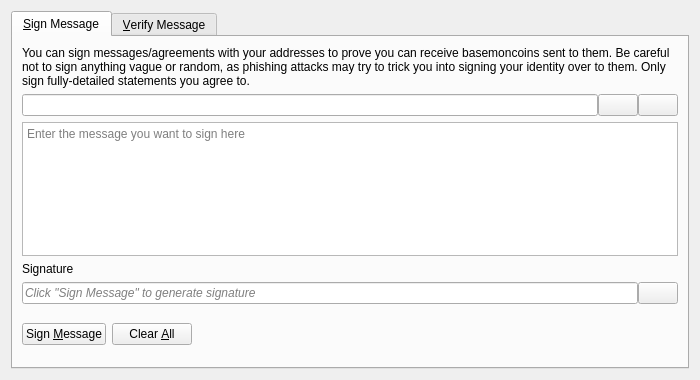
<?xml version="1.0" encoding="UTF-8"?>
<ui version="4.0">
 <class>SignVerifyMessageDialog</class>
 <widget class="QDialog" name="SignVerifyMessageDialog">
  <property name="geometry">
   <rect>
    <x>0</x>
    <y>0</y>
    <width>700</width>
    <height>380</height>
   </rect>
  </property>
  <property name="windowTitle">
   <string>Signatures - Sign / Verify a Message</string>
  </property>
  <property name="modal">
   <bool>true</bool>
  </property>
  <layout class="QVBoxLayout" name="verticalLayout">
   <item>
    <widget class="QTabWidget" name="tabWidget">
     <property name="currentIndex">
      <number>0</number>
     </property>
     <widget class="QWidget" name="tabSignMessage">
      <attribute name="title">
       <string>&amp;Sign Message</string>
      </attribute>
      <layout class="QVBoxLayout" name="verticalLayout_SM">
       <item>
        <widget class="QLabel" name="infoLabel_SM">
         <property name="text">
          <string>You can sign messages/agreements with your addresses to prove you can receive basemoncoins sent to them. Be careful not to sign anything vague or random, as phishing attacks may try to trick you into signing your identity over to them. Only sign fully-detailed statements you agree to.</string>
         </property>
         <property name="textFormat">
          <enum>Qt::PlainText</enum>
         </property>
         <property name="wordWrap">
          <bool>true</bool>
         </property>
        </widget>
       </item>
       <item>
        <layout class="QHBoxLayout" name="horizontalLayout_1_SM">
         <property name="spacing">
          <number>0</number>
         </property>
         <item>
          <widget class="QValidatedLineEdit" name="addressIn_SM">
           <property name="toolTip">
            <string>The Basemoncoin address to sign the message with</string>
           </property>
          </widget>
         </item>
         <item>
          <widget class="QPushButton" name="addressBookButton_SM">
           <property name="toolTip">
            <string>Choose previously used address</string>
           </property>
           <property name="text">
            <string/>
           </property>
           <property name="icon">
            <iconset resource="../basemoncoin.qrc">
             <normaloff>:/icons/address-book</normaloff>:/icons/address-book</iconset>
           </property>
           <property name="shortcut">
            <string>Alt+A</string>
           </property>
           <property name="autoDefault">
            <bool>false</bool>
           </property>
          </widget>
         </item>
         <item>
          <widget class="QPushButton" name="pasteButton_SM">
           <property name="toolTip">
            <string>Paste address from clipboard</string>
           </property>
           <property name="text">
            <string/>
           </property>
           <property name="icon">
            <iconset resource="../basemoncoin.qrc">
             <normaloff>:/icons/editpaste</normaloff>:/icons/editpaste</iconset>
           </property>
           <property name="shortcut">
            <string>Alt+P</string>
           </property>
           <property name="autoDefault">
            <bool>false</bool>
           </property>
          </widget>
         </item>
        </layout>
       </item>
       <item>
        <widget class="QPlainTextEdit" name="messageIn_SM">
         <property name="toolTip">
          <string>Enter the message you want to sign here</string>
         </property>
         <property name="placeholderText">
          <string>Enter the message you want to sign here</string>
         </property>
        </widget>
       </item>
       <item>
        <widget class="QLabel" name="signatureLabel_SM">
         <property name="text">
          <string>Signature</string>
         </property>
         <property name="textFormat">
          <enum>Qt::PlainText</enum>
         </property>
        </widget>
       </item>
       <item>
        <layout class="QHBoxLayout" name="horizontalLayout_2_SM">
         <property name="spacing">
          <number>0</number>
         </property>
         <item>
          <widget class="QLineEdit" name="signatureOut_SM">
           <property name="placeholderText">
            <string>Click "Sign Message" to generate signature</string>
           </property>
           <property name="font">
            <font>
             <italic>true</italic>
            </font>
           </property>
           <property name="readOnly">
            <bool>true</bool>
           </property>
          </widget>
         </item>
         <item>
          <widget class="QPushButton" name="copySignatureButton_SM">
           <property name="toolTip">
            <string>Copy the current signature to the system clipboard</string>
           </property>
           <property name="text">
            <string/>
           </property>
           <property name="icon">
            <iconset resource="../basemoncoin.qrc">
             <normaloff>:/icons/editcopy</normaloff>:/icons/editcopy</iconset>
           </property>
           <property name="autoDefault">
            <bool>false</bool>
           </property>
          </widget>
         </item>
        </layout>
       </item>
       <item>
        <layout class="QHBoxLayout" name="horizontalLayout_3_SM">
         <item>
          <widget class="QPushButton" name="signMessageButton_SM">
           <property name="toolTip">
            <string>Sign the message to prove you own this Basemoncoin address</string>
           </property>
           <property name="text">
            <string>Sign &amp;Message</string>
           </property>
           <property name="icon">
            <iconset resource="../basemoncoin.qrc">
             <normaloff>:/icons/edit</normaloff>:/icons/edit</iconset>
           </property>
           <property name="autoDefault">
            <bool>false</bool>
           </property>
          </widget>
         </item>
         <item>
          <widget class="QPushButton" name="clearButton_SM">
           <property name="toolTip">
            <string>Reset all sign message fields</string>
           </property>
           <property name="text">
            <string>Clear &amp;All</string>
           </property>
           <property name="icon">
            <iconset resource="../basemoncoin.qrc">
             <normaloff>:/icons/remove</normaloff>:/icons/remove</iconset>
           </property>
           <property name="autoDefault">
            <bool>false</bool>
           </property>
          </widget>
         </item>
         <item>
          <spacer name="horizontalSpacer_1_SM">
           <property name="orientation">
            <enum>Qt::Horizontal</enum>
           </property>
           <property name="sizeHint" stdset="0">
            <size>
             <width>40</width>
             <height>48</height>
            </size>
           </property>
          </spacer>
         </item>
         <item>
          <widget class="QLabel" name="statusLabel_SM">
           <property name="font">
            <font>
             <weight>75</weight>
             <bold>true</bold>
            </font>
           </property>
           <property name="text">
            <string/>
           </property>
           <property name="wordWrap">
            <bool>true</bool>
           </property>
          </widget>
         </item>
         <item>
          <spacer name="horizontalSpacer_2_SM">
           <property name="orientation">
            <enum>Qt::Horizontal</enum>
           </property>
           <property name="sizeHint" stdset="0">
            <size>
             <width>40</width>
             <height>48</height>
            </size>
           </property>
          </spacer>
         </item>
        </layout>
       </item>
      </layout>
     </widget>
     <widget class="QWidget" name="tabVerifyMessage">
      <attribute name="title">
       <string>&amp;Verify Message</string>
      </attribute>
      <layout class="QVBoxLayout" name="verticalLayout_VM">
       <item>
        <widget class="QLabel" name="infoLabel_VM">
         <property name="text">
          <string>Enter the receiver's address, message (ensure you copy line breaks, spaces, tabs, etc. exactly) and signature below to verify the message. Be careful not to read more into the signature than what is in the signed message itself, to avoid being tricked by a man-in-the-middle attack. Note that this only proves the signing party receives with the address, it cannot prove sendership of any transaction!</string>
         </property>
         <property name="textFormat">
          <enum>Qt::PlainText</enum>
         </property>
         <property name="alignment">
          <set>Qt::AlignLeading|Qt::AlignLeft|Qt::AlignTop</set>
         </property>
         <property name="wordWrap">
          <bool>true</bool>
         </property>
        </widget>
       </item>
       <item>
        <layout class="QHBoxLayout" name="horizontalLayout_1_VM">
         <property name="spacing">
          <number>0</number>
         </property>
         <item>
          <widget class="QValidatedLineEdit" name="addressIn_VM">
           <property name="toolTip">
            <string>The Basemoncoin address the message was signed with</string>
           </property>
          </widget>
         </item>
         <item>
          <widget class="QPushButton" name="addressBookButton_VM">
           <property name="toolTip">
            <string>Choose previously used address</string>
           </property>
           <property name="text">
            <string/>
           </property>
           <property name="icon">
            <iconset resource="../basemoncoin.qrc">
             <normaloff>:/icons/address-book</normaloff>:/icons/address-book</iconset>
           </property>
           <property name="shortcut">
            <string>Alt+A</string>
           </property>
           <property name="autoDefault">
            <bool>false</bool>
           </property>
          </widget>
         </item>
        </layout>
       </item>
       <item>
        <widget class="QPlainTextEdit" name="messageIn_VM">
          <property name="toolTip">
            <string>The signed message to verify</string>
          </property>
          <property name="placeholderText">
            <string>The signed message to verify</string>
          </property>
        </widget>
       </item>
       <item>
        <widget class="QValidatedLineEdit" name="signatureIn_VM">
          <property name="toolTip">
            <string>The signature given when the message was signed</string>
          </property>
          <property name="placeholderText">
            <string>The signature given when the message was signed</string>
          </property>
        </widget>
       </item>
       <item>
        <layout class="QHBoxLayout" name="horizontalLayout_2_VM">
         <item>
          <widget class="QPushButton" name="verifyMessageButton_VM">
           <property name="toolTip">
            <string>Verify the message to ensure it was signed with the specified Basemoncoin address</string>
           </property>
           <property name="text">
            <string>Verify &amp;Message</string>
           </property>
           <property name="icon">
            <iconset resource="../basemoncoin.qrc">
             <normaloff>:/icons/transaction_0</normaloff>:/icons/transaction_0</iconset>
           </property>
           <property name="autoDefault">
            <bool>false</bool>
           </property>
          </widget>
         </item>
         <item>
          <widget class="QPushButton" name="clearButton_VM">
           <property name="toolTip">
            <string>Reset all verify message fields</string>
           </property>
           <property name="text">
            <string>Clear &amp;All</string>
           </property>
           <property name="icon">
            <iconset resource="../basemoncoin.qrc">
             <normaloff>:/icons/remove</normaloff>:/icons/remove</iconset>
           </property>
           <property name="autoDefault">
            <bool>false</bool>
           </property>
          </widget>
         </item>
         <item>
          <spacer name="horizontalSpacer_1_VM">
           <property name="orientation">
            <enum>Qt::Horizontal</enum>
           </property>
           <property name="sizeHint" stdset="0">
            <size>
             <width>40</width>
             <height>48</height>
            </size>
           </property>
          </spacer>
         </item>
         <item>
          <widget class="QLabel" name="statusLabel_VM">
           <property name="font">
            <font>
             <weight>75</weight>
             <bold>true</bold>
            </font>
           </property>
           <property name="text">
            <string/>
           </property>
           <property name="wordWrap">
            <bool>true</bool>
           </property>
          </widget>
         </item>
         <item>
          <spacer name="horizontalSpacer_2_VM">
           <property name="orientation">
            <enum>Qt::Horizontal</enum>
           </property>
           <property name="sizeHint" stdset="0">
            <size>
             <width>40</width>
             <height>48</height>
            </size>
           </property>
          </spacer>
         </item>
        </layout>
       </item>
      </layout>
     </widget>
    </widget>
   </item>
  </layout>
 </widget>
 <customwidgets>
  <customwidget>
   <class>QValidatedLineEdit</class>
   <extends>QLineEdit</extends>
   <header>qt/qvalidatedlineedit.h</header>
  </customwidget>
 </customwidgets>
 <resources>
  <include location="../basemoncoin.qrc"/>
 </resources>
 <connections/>
</ui>
